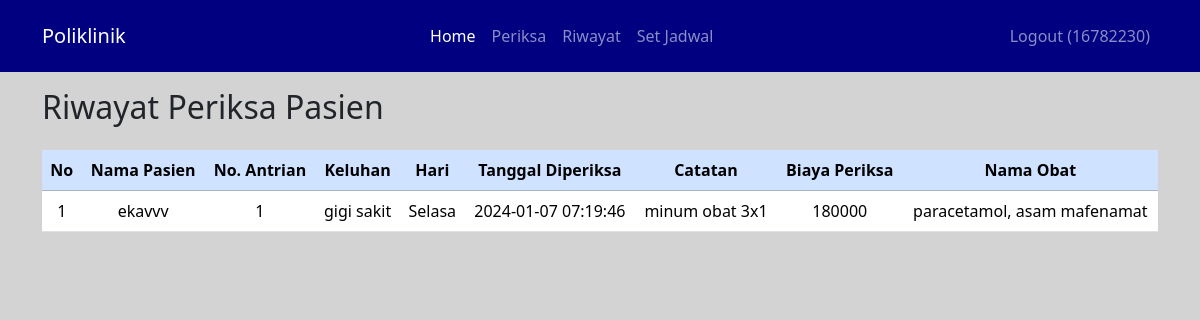
The app's page /berandaDokter.php?page=riwayat (signed in) with its own data.
### tables this page shows
CREATE TABLE `daftar_poli` (
  `id` int(10) UNSIGNED NOT NULL,
  `id_pasien` int(10) UNSIGNED NOT NULL,
  `id_jadwal` int(10) UNSIGNED NOT NULL,
  `keluhan` text NOT NULL,
  `no_antrian` int(10) UNSIGNED NOT NULL,
  `tanggal` timestamp NOT NULL DEFAULT current_timestamp() ON UPDATE current_timestamp()
);

CREATE TABLE `pasien` (
  `id` int(10) UNSIGNED NOT NULL,
  `nama` varchar(255) NOT NULL,
  `alamat` varchar(255) NOT NULL,
  `no_ktp` varchar(255) NOT NULL,
  `no_hp` varchar(50) NOT NULL,
  `no_rm` varchar(25) NOT NULL
);

CREATE TABLE `jadwal_periksa` (
  `id` int(10) UNSIGNED NOT NULL,
  `id_dokter` int(10) UNSIGNED NOT NULL,
  `hari` enum('Senin','Selasa','Rabu','Kamis','Jumat','Sabtu') NOT NULL,
  `jam_mulai` time NOT NULL,
  `jam_selesai` time NOT NULL,
  `statues` tinyint(1) NOT NULL
);

### riwayat.php (the view, shortened to what this page needs)
<main id="periksapasien-page">
    <div class="container" style="margin-top: 5.5rem;">
        <div class="row">
            <h2 class="ps-0">Riwayat Periksa Pasien</h2>
            <div class="table-responsive mt-3 px-0">
                <table class="table text-center">
                    <thead class="table-primary">
                        <tr>
                            <th valign="middle">No</th>
                            <th valign="middle">Nama Pasien</th>
                            <th valign="middle">No. Antrian</th>
                            <th valign="middle">Keluhan</th>
                            <th valign="middle">Hari</th>
                            <th valign="middle">Tanggal Diperiksa</th>
                            <th valign="middle">Catatan</th>
                            <th valign="middle">Biaya Periksa</th>
                            <th valign="middle">Nama Obat</th>
                        </tr>
                    </thead>
                    <tbody>
                        <?php
                            $id_dokter = $_SESSION['id'];
                            $result = mysqli_query($mysqli, "
                                SELECT daftar_poli.*, pasien.nama AS nama, jadwal_periksa.hari, periksa.tgl_periksa, periksa.catatan, periksa.biaya_periksa, GROUP_CONCAT(obat.nama_obat SEPARATOR ', ') as nama_obat
                                FROM daftar_poli
                                JOIN jadwal_periksa ON daftar_poli.id_jadwal = jadwal_periksa.id
                                JOIN pasien ON daftar_poli.id_pasien = pasien.id
                                LEFT JOIN periksa ON daftar_poli.id = periksa.id_daftar_poli
                                LEFT JOIN detail_periksa ON periksa.id = detail_periksa.id_periksa
                                LEFT JOIN obat ON detail_periksa.id_obat = obat.id
                                WHERE jadwal_periksa.id_dokter = '$id_dokter' AND periksa.id_daftar_poli IS NOT NULL
                                GROUP BY daftar_poli.id, pasien.nama, jadwal_periksa.hari, periksa.tgl_periksa, periksa.catatan, periksa.biaya_periksa
                            ");
                            $no = 1;
                            while ($data = mysqli_fetch_array($result)) :
                        ?>
                                <tr>
                                    <td><?php echo $no++ ?></td>
                                    <td><?php echo $data['nama'] ?></td>
                                    <td><?php echo $data['no_antrian'] ?></td>
                                    <td><?php echo $data['keluhan'] ?></td>
                                    <td><?php echo $data['hari'] ?></td>
                                    <td><?php echo $data['tgl_periksa'] ?></td>
                                    <td><?php echo $data['catatan'] ?></td>
                                    <td><?php echo $data['biaya_periksa'] ?></td>
                                    <td><?php echo $data['nama_obat'] ?></td>
                                </tr>
                        <?php endwhile; ?>
                    </tbody>
                </table>
            </div>
        </div>
    </div>
</main>

### berandaDokter.php (style rules this page uses)
body { background-color: lightgrey; }

### records on screen
daftar_poli: id_pasien.nama "ekavvv", no_antrian "1", keluhan "gigi sakit", id_jadwal.hari "Selasa", tgl_periksa "2024-01-07 07:19:46", catatan "minum obat 3x1", biaya_periksa "180000", nama_obat "paracetamol, asam mafenamat"

### other values on screen
$_SESSION['nip'] "16782230"
